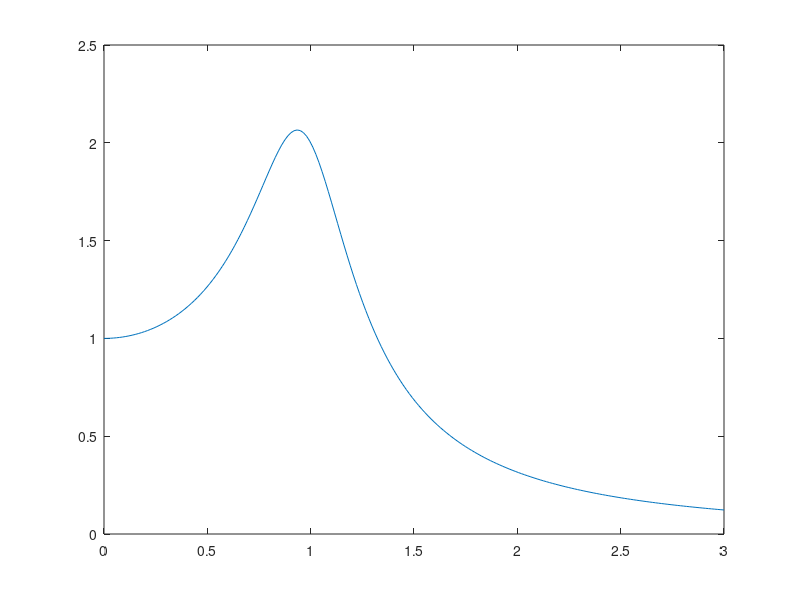
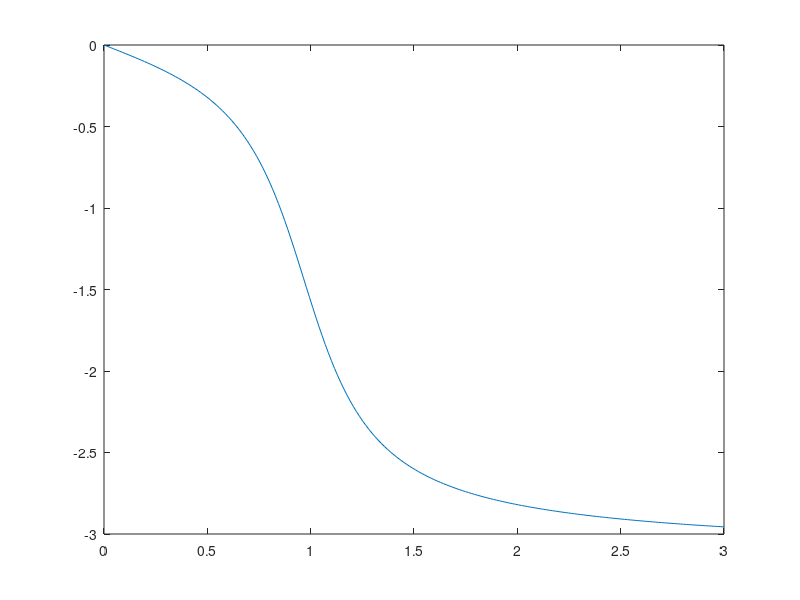

Write the MATLAB code that produced these figures, in order.
w0 = 1;
w = linspace(0.0001, 3, 200);
m = 1;
a = 0.5;

plot(w, 1./sqrt((w.^2 - w0^2).^2 + a^2*w.^2));
figure;
plot(w, atan2(-a*w, m*(w0^2 - w.^2)));